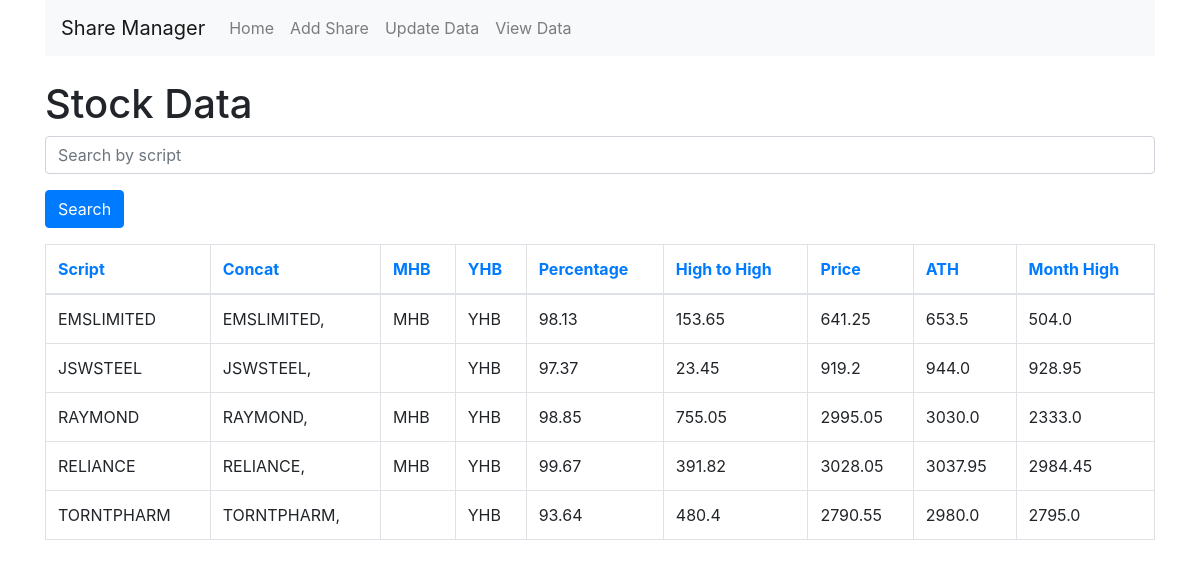
Page /view_data on the committed database.
### models.py (models this page shows)
class StockData(db.Model):
    id = db.Column(db.Integer, primary_key=True)
    script = db.Column(db.String(10), nullable=False)
    concat = db.Column(db.String(50))
    mhb = db.Column(db.String(3))
    yhb = db.Column(db.String(3))
    percentage = db.Column(db.Float)
    high_to_high = db.Column(db.Float)
    price = db.Column(db.Float)
    ath = db.Column(db.Float)
    month_high = db.Column(db.Float)

### app.py (the view)
@app.route('/view_data', methods=['GET', 'POST'])
def view_data():
    if request.method == 'POST':
        updated_stocks = update_stock_data([share.ticker for share in Share.query.all()])
        if updated_stocks:
            return redirect(url_for('alert', updated_stocks=updated_stocks))
        flash('Stock data updated!', 'success')
    search = request.args.get('search')
    sort_by = request.args.get('sort_by', 'script')
    order = request.args.get('order', 'asc')
    query = StockData.query
    if search:
        query = query.filter(StockData.script.like(f'%{search}%'))
    if order == 'desc':
        stock_data = query.order_by(getattr(StockData, sort_by).desc()).all()
    else:
        stock_data = query.order_by(getattr(StockData, sort_by).asc()).all()
    return render_template('view_data.html', stock_data=stock_data)

### templates/view_data.html
{% extends "base.html" %}
{% block content %}
<h1 class="mt-4">Stock Data</h1>
<form method="GET" action="{{ url_for('view_data') }}">
    <div class="form-group">
        <input type="text" name="search" class="form-control" placeholder="Search by script" value="{{ request.args.get('search', '') }}">
    </div>
    <button type="submit" class="btn btn-primary mb-3">Search</button>
</form>
<table class="table table-bordered">
    <thead>
        <tr>
            <th>
                <a href="{{ url_for('view_data', search=request.args.get('search'), sort_by='script', order='asc' if request.args.get('order') == 'desc' or request.args.get('sort_by') != 'script' else 'desc') }}">
                    Script
                </a>
            </th>
            <th>
                <a href="{{ url_for('view_data', search=request.args.get('search'), sort_by='concat', order='asc' if request.args.get('order') == 'desc' or request.args.get('sort_by') != 'concat' else 'desc') }}">
                    Concat
                </a>
            </th>
            <th>
                <a href="{{ url_for('view_data', search=request.args.get('search'), sort_by='mhb', order='asc' if request.args.get('order') == 'desc' or request.args.get('sort_by') != 'mhb' else 'desc') }}">
                    MHB
                </a>
            </th>
            <th>
                <a href="{{ url_for('view_data', search=request.args.get('search'), sort_by='yhb', order='asc' if request.args.get('order') == 'desc' or request.args.get('sort_by') != 'yhb' else 'desc') }}">
                    YHB
                </a>
            </th>
            <th>
                <a href="{{ url_for('view_data', search=request.args.get('search'), sort_by='percentage', order='asc' if request.args.get('order') == 'desc' or request.args.get('sort_by') != 'percentage' else 'desc') }}">
                    Percentage
                </a>
            </th>
            <th>
                <a href="{{ url_for('view_data', search=request.args.get('search'), sort_by='high_to_high', order='asc' if request.args.get('order') == 'desc' or request.args.get('sort_by') != 'high_to_high' else 'desc') }}">
                    High to High
                </a>
            </th>
            <th>
                <a href="{{ url_for('view_data', search=request.args.get('search'), sort_by='price', order='asc' if request.args.get('order') == 'desc' or request.args.get('sort_by') != 'price' else 'desc') }}">
                    Price
                </a>
            </th>
            <th>
                <a href="{{ url_for('view_data', search=request.args.get('search'), sort_by='ath', order='asc' if request.args.get('order') == 'desc' or request.args.get('sort_by') != 'ath' else 'desc') }}">
                    ATH
                </a>
            </th>
            <th>
                <a href="{{ url_for('view_data', search=request.args.get('search'), sort_by='month_high', order='asc' if request.args.get('order') == 'desc' or request.args.get('sort_by') != 'month_high' else 'desc') }}">
                    Month High
                </a>
            </th>
        </tr>
    </thead>
    <tbody>
        {% for data in stock_data %}
        <tr>
            <td>{{ data.script }}</td>
            <td>{{ data.concat }}</td>
            <td>{{ data.mhb }}</td>
            <td>{{ data.yhb }}</td>
            <td>{{ data.percentage }}</td>
            <td>{{ data.high_to_high }}</td>
            <td>{{ data.price }}</td>
            <td>{{ data.ath }}</td>
            <td>{{ data.month_high }}</td>
        </tr>
        {% endfor %}
    </tbody>
</table>
{% endblock %}

### templates/base.html (shortened to what this page needs)
<!DOCTYPE html>
<html lang="en">
<head>
    <link rel="stylesheet" href="https://stackpath.bootstrapcdn.com/bootstrap/4.3.1/css/bootstrap.min.css">
</head>
<body>
    <div class="container">
        <nav class="navbar navbar-expand-lg navbar-light bg-light">
            <a class="navbar-brand" href="{{ url_for('index') }}">Share Manager</a>
            <div class="collapse navbar-collapse">
                <ul class="navbar-nav mr-auto">
                    <li class="nav-item">
                        <a class="nav-link" href="{{ url_for('index') }}">Home</a>
                    </li>
                    <li class="nav-item">
                        <a class="nav-link" href="{{ url_for('add_share') }}">Add Share</a>
                    </li>
                    <li class="nav-item">
                        <a class="nav-link" href="{{ url_for('update_data') }}">Update Data</a>
                    </li>
                    <li class="nav-item">
                        <a class="nav-link" href="{{ url_for('view_data') }}">View Data</a>
                    </li>
                </ul>
            </div>
        </nav>
        <div class="content">
            {% block content %}{% endblock %}
        </div>
    </div>
</body>
</html>

### rows in the picture
StockData: script "EMSLIMITED", concat "EMSLIMITED,", mhb "MHB", yhb "YHB", percentage "98.13", high_to_high "153.65", price "641.25", ath "653.5", month_high "504.0"
StockData: script "JSWSTEEL", concat "JSWSTEEL,", yhb "YHB", percentage "97.37", high_to_high "23.45", price "919.2", ath "944.0", month_high "928.95"
StockData: script "RAYMOND", concat "RAYMOND,", mhb "MHB", yhb "YHB", percentage "98.85", high_to_high "755.05", price "2995.05", ath "3030.0", month_high "2333.0"
StockData: script "RELIANCE", concat "RELIANCE,", mhb "MHB", yhb "YHB", percentage "99.67", high_to_high "391.82", price "3028.05", ath "3037.95", month_high "2984.45"
StockData: script "TORNTPHARM", concat "TORNTPHARM,", yhb "YHB", percentage "93.64", high_to_high "480.4", price "2790.55", ath "2980.0", month_high "2795.0"
